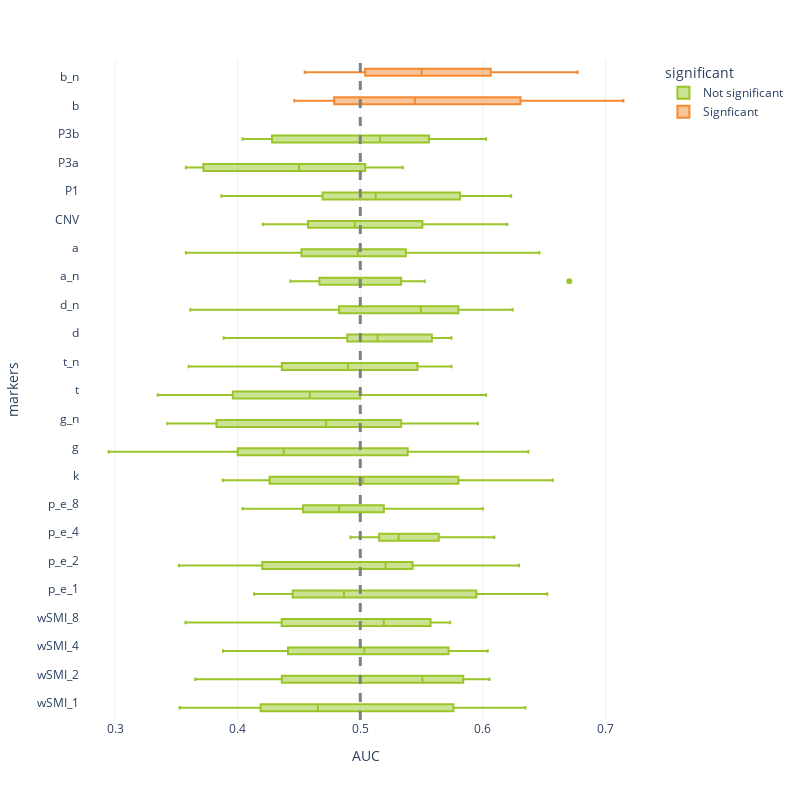

The notebook cell saved with this chart:
### Code cell
svc_mind_trial = pd.read_csv('Data/univariate_svc_mind_trial.csv')

fig = px.box(svc_mind_trial, y="markers", x="AUC", color="significant", template = "plotly_white", color_discrete_sequence = [green, orange])
fig.add_vline(x=0.5, line_width=3, line_dash="dash", line_color="grey")

fig.update_layout(
    autosize=False,
    width=800,
    height=800,
    yaxis = {
            'showticklabels': True,
            'tickmode': 'linear',
        }
)
fig.show()
pio.write_json(fig, 'Figs/univariate_svc_mind_trial.plotly')

### Figure 1 — Plotly figure (JSON) as saved in the notebook; plotly's stock layout.template omitted (floating-point values rounded to 4 significant figures; data arrays with more than 128 entries replaced by an {"elided": "..."} marker saying what was removed)
{"data": [{"alignmentgroup": "True", "hovertemplate": "significant=Not significant<br>AUC=%{x}<br>markers=%{y}<extra></extra>", "legendgroup": "Not significant", "marker": {"color": "#9AC529"}, "name": "Not significant", "notched": false, "offsetgroup": "Not significant", "orientation": "h", "showlegend": true, "type": "box", "x": {"elided": "210 float values"}, "x0": " ", "xaxis": "x", "y": {"elided": "210 str values"}, "y0": " ", "yaxis": "y"}, {"alignmentgroup": "True", "hovertemplate": "significant=Signficant<br>AUC=%{x}<br>markers=%{y}<extra></extra>", "legendgroup": "Signficant", "marker": {"color": "#F38A31"}, "name": "Signficant", "notched": false, "offsetgroup": "Signficant", "orientation": "h", "showlegend": true, "type": "box", "x": [0.4462, 0.4974, 0.6718, 0.7147, 0.536, 0.4613, 0.4787, 0.5867, 0.6307, 0.5531, 0.6064, 0.4679, 0.6487, 0.5547, 0.5453, 0.4547, 0.588, 0.504, 0.6773, 0.5438], "x0": " ", "xaxis": "x", "y": ["b", "b", "b", "b", "b", "b", "b", "b", "b", "b", "b_n", "b_n", "b_n", "b_n", "b_n", "b_n", "b_n", "b_n", "b_n", "b_n"], "y0": " ", "yaxis": "y"}], "layout": {"autosize": false, "boxmode": "group", "height": 800, "legend": {"title": {"text": "significant"}, "tracegroupgap": 0}, "margin": {"t": 60}, "shapes": [{"line": {"color": "grey", "dash": "dash", "width": 3}, "type": "line", "x0": 0.5, "x1": 0.5, "xref": "x", "y0": 0, "y1": 1, "yref": "y domain"}], "width": 800, "xaxis": {"anchor": "y", "autorange": true, "domain": [0, 1], "range": [0.2713, 0.738], "title": {"text": "AUC"}, "type": "linear"}, "yaxis": {"anchor": "x", "autorange": true, "domain": [0, 1], "range": [-0.6055, 22.61], "showticklabels": true, "tickmode": "linear", "title": {"text": "markers"}, "type": "category"}}}
